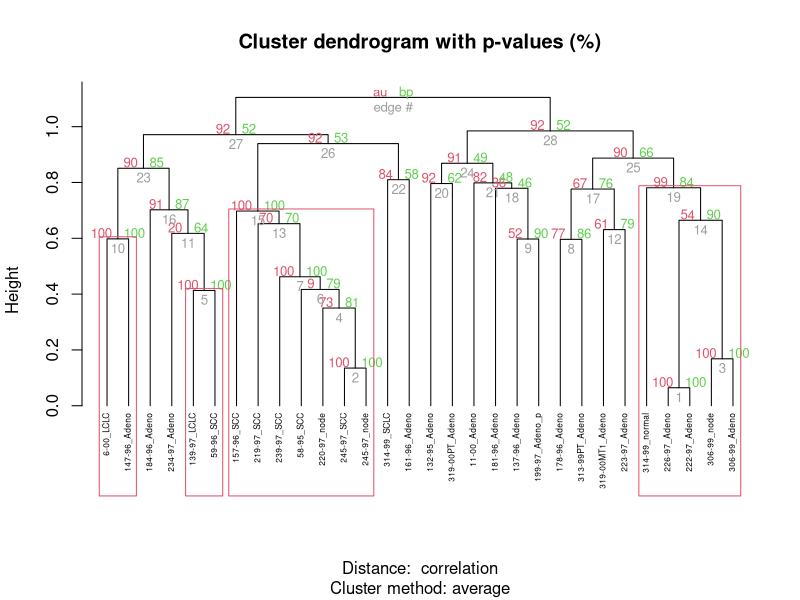

The R script that drew this image: (Note: this script raises an error after producing the figure.)
#Computing P-value for Hierarchical Clustering
#----------------------------------------
#Clusters with AU >= 95% are considered to be strongly supported by data.
install.packages("pvclust")
library(pvclust)
# Load the data
data("lung")
head(lung[, 1:4])
# Dimension of the data
dim(lung)
#The R function sample() can be used to extract a random subset of 30 samples:
set.seed(123)
ss <- sample(1:73, 30) # extract 20 samples out of
df <- lung[, ss]
#Compute p-value for hierarchical clustering
#pvclust(data, method.hclust = "average",method.dist = "correlation", nboot = 1000)
#Note that, the computation time can be strongly decreased using parallel computation version called parPvclust().
#parPvclust(cl=NULL, data, method.hclust = "average", method.dist = "correlation", nboot = 1000,iseed = NULL)
#data: numeric data matrix or data frame.
#method.hclust: the agglomerative method used in hierarchical clustering. Possible values are one of "average", "ward", "single", "complete", "mcquitty", "median" or "centroid". The default is "average". See method argument in ?hclust.
#method.dist: the distance measure to be used. Possible values are one of "correlation", "uncentered", "abscor" or those which are allowed for method argument in dist() function, such "euclidean" and "manhattan".
#nboot: the number of bootstrap replications. The default is 1000.
#iseed: an integrer for random seeds. Use iseed argument to achieve reproducible results.
library(pvclust)
set.seed(123)
res.pv <- pvclust(df, method.dist="cor",method.hclust="average", nboot = 10)
# Default plot
plot(res.pv, hang = -1, cex = 0.5)
pvrect(res.pv)
#Values on the dendrogram are AU p-values (Red, left), BP values (green, right), and clusterlabels (grey, bottom). 
#Clusters with AU > = 95% are indicated by the rectangles and are considered to be strongly supported by data.
clusters <- pvpick(res.pv)
clusters
#Parallel computation can be applied as follow:
# Create a parallel socket cluster
library(parallel)
cl <- makeCluster(2, type = "PSOCK")
# parallel version of pvclust
res.pv <- parPvclust(cl, df, nboot=1000)
stopCluster(cl)
